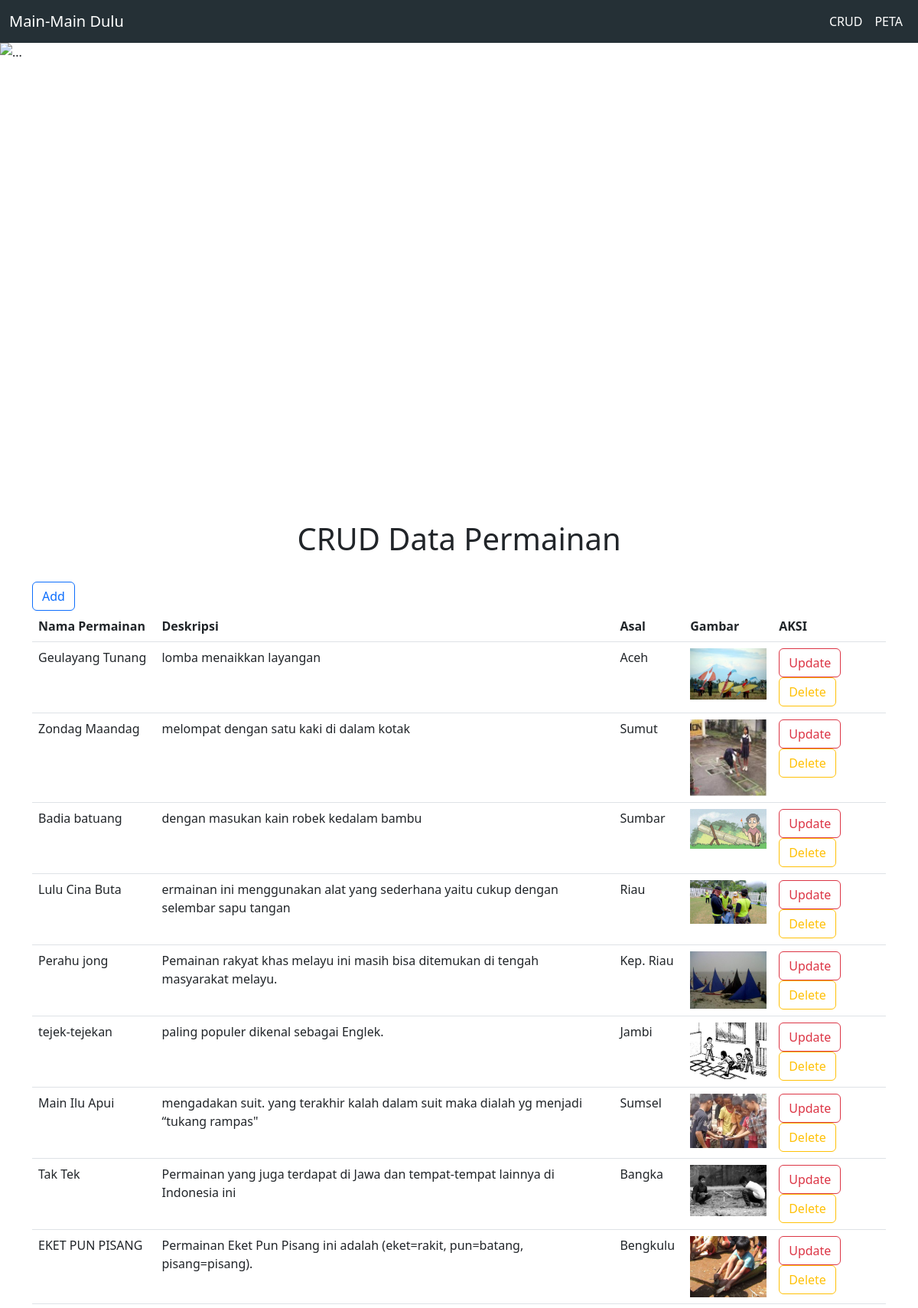
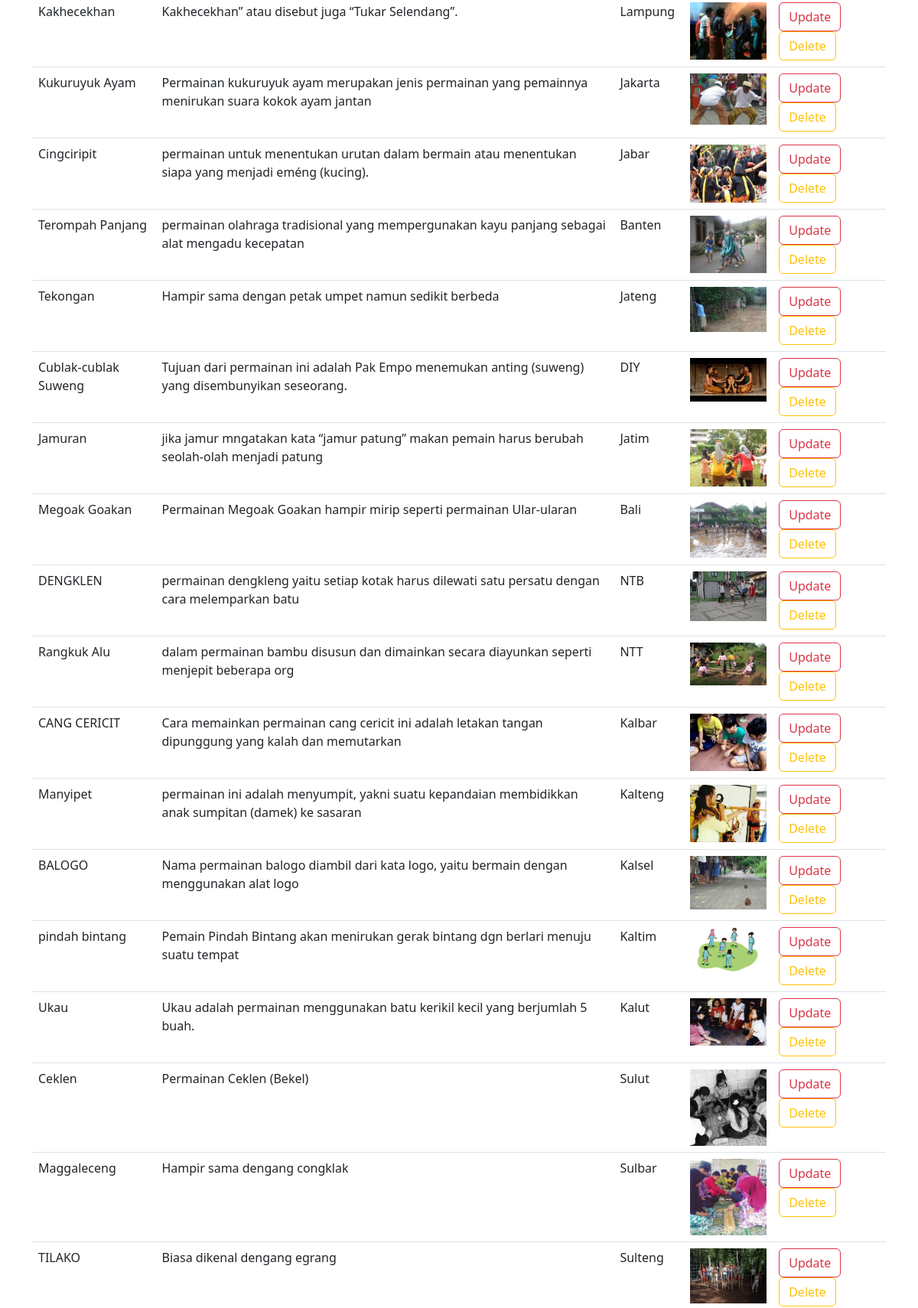
The app's page /crudmainan/ (signed in, upper part) with its own data (2 pictures, top to bottom).
### perpus_app/models.py (models this page shows, shortened)
class Buku(models.Model):
    judul = models.CharField(max_length=50)
    penulis = models.CharField(max_length=100)
    Kelompok = models.ForeignKey(Kelompok, on_delete=models.CASCADE, null=True) #cascade itu semisalnya yang class kelompok dihapus, trus nama2 yang sama bakal keapus juga
    img = models.CharField(null=True, max_length=40)

class Kelompok(models.Model):
    nama = models.CharField(max_length=9)
    keterangan = models.TextField()
    def __str__(self):
        return self.nama

### perpus_app/views.py (the view)
# urls.py: path('crudmainan/', crudmainan),
@login_required(login_url='login')
def crudmainan(request):
    books = Buku.objects.all()
    data = {
        'Title' : "Home",
        'Heading' : "CRUD Data Permainan",
        'books' : books,
    }
    return render(request, 'crudmainan.html' , data)

### perpus_app/templates/crudmainan.html (shortened to what this page needs)
{% extends 'base.html' %}
{% load static %}
{% block content %}
<br>
<center><h1>{{Heading}}</h1></center><br>
<div class="container">
  <a class="btn btn-outline-primary" href="/tambah" role="button">Add</a><br>
<table class="table">
    <thead>
      <tr>
        <th scope="col">Nama Permainan</th>
        <th scope="col">Deskripsi</th>
        <th scope="col">Asal</th>
        <th scope="col">Gambar</th>
        <th scope="col">AKSI</th>
      </tr>
    </thead>
    <tbody>
        {% for Buku in books %}
      <tr>
        <td>{{Buku.judul}}</td>
        <td>{{Buku.penulis}}</td>
        <td>{{Buku.Kelompok}}</td>
        <td> <img width="100px" src="{% static Buku.img %}" alt=""> </td>
        <td>
          <a class="btn btn-outline-danger" href="{% url 'update' Buku.id %}" role="button">Update</a>
          <a class="btn btn-outline-warning" href="#" onclick="hapusBuku('{{Buku.id}}' ,'{{Buku.judul}}')">Delete</a>
        </td>
      </tr>
      {% endfor %}
    </tbody>
  </table>
</div><br><br><br>
{% endblock %}

### templates/base.html (style rules this page uses)
html, body { height: 100%; margin: 0; }

### records on screen
Buku: judul "Geulayang Tunang", penulis "lomba menaikkan layangan", Kelompok "Aceh", img (picture)
Buku: judul "Zondag Maandag", penulis "melompat dengan satu kaki di dalam kotak", Kelompok "Sumut", img (picture)
Buku: judul "Badia batuang", penulis "dengan masukan kain robek kedalam bambu", Kelompok "Sumbar", img (picture)
Buku: judul "Lulu Cina Buta", penulis "ermainan ini menggunakan alat yang sederhana yaitu cukup dengan selembar sapu tangan", Kelompok "Riau", img (picture)
Buku: judul "Perahu jong", penulis "Pemainan rakyat khas melayu ini masih bisa ditemukan di tengah masyarakat melayu.", Kelompok "Kep. Riau", img (picture)
Buku: judul "tejek-tejekan", penulis "paling populer dikenal sebagai Englek.", Kelompok "Jambi", img (picture)
Buku: judul "Main Ilu Apui", penulis "mengadakan suit. yang terakhir kalah dalam suit maka dialah yg menjadi “tukang rampas\"", Kelompok "Sumsel", img (picture)
Buku: judul "Tak Tek", penulis "Permainan yang juga terdapat di Jawa dan tempat-tempat lainnya di Indonesia ini", Kelompok "Bangka", img (picture)
Buku: judul "EKET PUN PISANG", penulis "Permainan Eket Pun Pisang ini adalah (eket=rakit, pun=batang, pisang=pisang).", Kelompok "Bengkulu", img (picture)
Buku: judul "Kakhecekhan", penulis "Kakhecekhan” atau disebut juga “Tukar Selendang”.", Kelompok "Lampung", img (picture)
Buku: judul "Kukuruyuk Ayam", penulis "Permainan kukuruyuk ayam merupakan jenis permainan yang pemainnya menirukan suara kokok ayam jantan", Kelompok "Jakarta", img (picture)
Buku: judul "Cingciripit", penulis "permainan untuk menentukan urutan dalam bermain atau menentukan siapa yang menjadi eméng (kucing).", Kelompok "Jabar", img (picture)
Buku: judul "Terompah Panjang", penulis "permainan olahraga tradisional yang mempergunakan kayu panjang sebagai alat mengadu kecepatan", Kelompok "Banten", img (picture)
Buku: judul "Tekongan", penulis "Hampir sama dengan petak umpet namun sedikit berbeda", Kelompok "Jateng", img (picture)
Buku: judul "Cublak-cublak Suweng", penulis "Tujuan dari permainan ini adalah Pak Empo menemukan anting (suweng) yang disembunyikan seseorang.", Kelompok "DIY", img (picture)
Buku: judul "Jamuran", penulis "jika jamur mngatakan kata “jamur patung” makan pemain harus berubah seolah-olah menjadi patung", Kelompok "Jatim", img (picture)
Buku: judul "Megoak Goakan", penulis "Permainan Megoak Goakan hampir mirip seperti permainan Ular-ularan", Kelompok "Bali", img (picture)
Buku: judul "DENGKLEN", penulis "permainan dengkleng yaitu setiap kotak harus dilewati satu persatu dengan cara melemparkan batu", Kelompok "NTB", img (picture)
Buku: judul "Rangkuk Alu", penulis "dalam permainan bambu disusun dan dimainkan secara diayunkan seperti menjepit beberapa org", Kelompok "NTT", img (picture)
Buku: judul "CANG CERICIT", penulis "Cara memainkan permainan cang cericit ini adalah letakan tangan dipunggung yang kalah dan memutarkan", Kelompok "Kalbar", img (picture)
Buku: judul "Manyipet", penulis "permainan ini adalah menyumpit, yakni suatu kepandaian membidikkan anak sumpitan (damek) ke sasaran", Kelompok "Kalteng", img (picture)
Buku: judul "BALOGO", penulis "Nama permainan balogo diambil dari kata logo, yaitu bermain dengan menggunakan alat logo", Kelompok "Kalsel", img (picture)
Buku: judul "pindah bintang", penulis "Pemain Pindah Bintang akan menirukan gerak bintang dgn berlari menuju suatu tempat", Kelompok "Kaltim", img (picture)
Buku: judul "Ukau", penulis "Ukau adalah permainan menggunakan batu kerikil kecil yang berjumlah 5 buah.", Kelompok "Kalut", img (picture)
Buku: judul "Ceklen", penulis "Permainan Ceklen (Bekel)", Kelompok "Sulut", img (picture)
Buku: judul "Maggaleceng", penulis "Hampir sama dengang congklak", Kelompok "Sulbar", img (picture)
Buku: judul "TILAKO", penulis "Biasa dikenal dengang egrang", Kelompok "Sulteng", img (picture)

### other values on screen
{{ Heading }} "CRUD Data Permainan"
